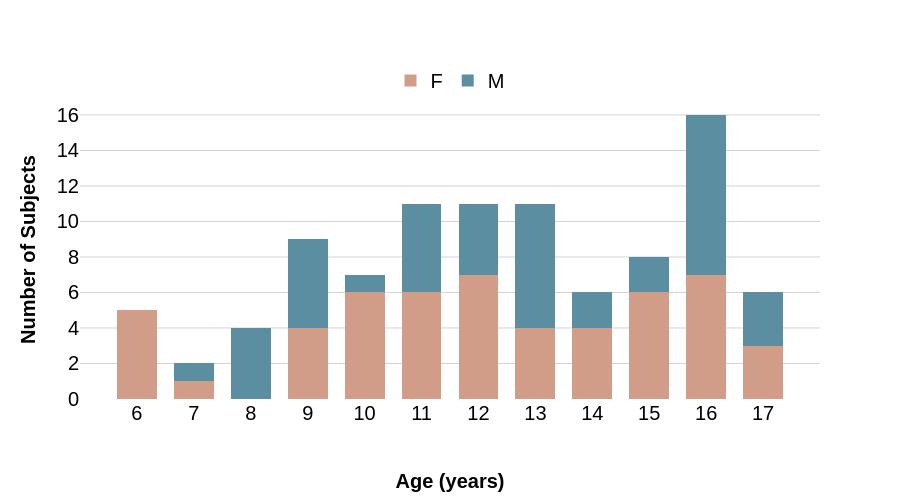

The code cell stored with this chart in its notebook:
### Code cell
# Plot demographics for included subjects in T2w analysis
plot_demographics(include_t2_subjects)

### Figure 1 — Plotly figure (JSON) as saved in the notebook; plotly's stock layout.template omitted (floating-point values rounded to 4 significant figures)
{"data": [{"legendgroup": "F", "marker": {"color": "#D19D88"}, "name": "F", "opacity": 1, "type": "histogram", "x": [15, 16, 14, 17, 14, 14, 13, 15, 12, 9, 16, 17, 12, 10, 11, 13, 11, 10, 15, 14, 10, 7, 10, 11, 13, 15, 16, 15, 10, 12, 6, 12, 9, 6, 13, 16, 12, 9, 17, 16, 6, 6, 12, 16, 15, 9, 11, 10, 11, 11, 12, 16, 6], "xaxis": "x", "xbins": {"size": 1}, "yaxis": "y"}, {"legendgroup": "M", "marker": {"color": "#5C8EA1"}, "name": "M", "opacity": 1, "type": "histogram", "x": [17, 15, 13, 14, 16, 16, 17, 11, 15, 12, 16, 16, 16, 16, 16, 12, 13, 12, 9, 9, 14, 13, 17, 12, 11, 9, 9, 8, 8, 8, 11, 11, 13, 13, 9, 16, 8, 7, 10, 11, 16, 13, 13], "xaxis": "x", "xbins": {"size": 1}, "yaxis": "y"}], "layout": {"bargap": 0.3, "barmode": "stack", "font": {"color": "black", "family": "Arial", "size": 20}, "height": 500, "legend": {"orientation": "h", "x": 0.5, "xanchor": "center", "y": 1, "yanchor": "bottom"}, "plot_bgcolor": "white", "width": 900, "xaxis": {"anchor": "y", "domain": [0, 1], "gridwidth": 1, "range": [5, 18], "showgrid": false, "tickmode": "array", "tickvals": [6, 7, 8, 9, 10, 11, 12, 13, 14, 15, 16, 17], "title": {"font": {"family": "Arial", "size": 20, "weight": "bold"}, "standoff": 50, "text": "Age (years)"}}, "yaxis": {"anchor": "x", "domain": [0, 1], "gridcolor": "lightgrey", "gridwidth": 1, "showgrid": true, "title": {"font": {"family": "Arial", "size": 20, "weight": "bold"}, "text": "Number of Subjects"}}}}
